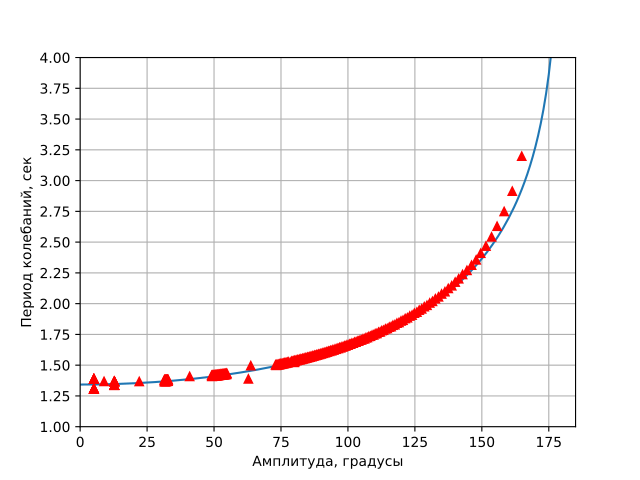

This figure's Python source:
import matplotlib.pyplot as plt
import pandas as pd
import numpy as np
import math as m
import scipy.special

fig1 = plt.figure()

tps = 1193180
T0 = 1.342520569365
sz = 0.005261593826

def elliptic(x):
    print(x)
    a0 = 1/m.sqrt(2-x**2)
    b0 = m.sqrt(2-a0**2)
    while True:
        a1 = (a0+b0)/2
        b1 = m.sqrt(a0*b0)
        if(abs(a0-a1) < 0.001 and abs(b0-b1) < 0.001):
            print(1/m.sqrt(2-x**2)/a1)
            return 1/m.sqrt(2-x**2)/a1
        else:
            a0 = a1
            b0 = b1

data = pd.read_csv("exp3.csv")
dT = data["dT"]/tps
dTs = np.roll(dT, -1);

#ampl = 180/np.pi*2*np.asin(sz/dT/2)
ampl = 180/np.pi*2*np.asin(np.sqrt((sz/dT+sz/dTs)**2/16))

plt.axis((0, 185, 1.0, 4))
plt.grid(visible=True)
plt.errorbar(ampl, data["T"]/tps, 0, 0, fmt="r^")

teor_x = np.arange(0, 179, 1)
teor_y = T0*teor_x #(1+(teor_x/140*np.pi/4)**2+11/12*(teor_x/140*np.pi/4)**4)

plt.xlabel("Амплитуда, градусы");
plt.ylabel("Период колебаний, сек");
plt.yticks(np.arange(1.0, 4.25, 0.25))

for i in range(teor_y.size):
    #teor_y[i] = T0*elliptic(m.sin(float(teor_x[i]/180*m.pi)/2)**2)
    teor_y[i] = T0*2/np.pi*scipy.special.ellipk(m.sin(float(teor_x[i]/180*m.pi)/2)**2)
    print(teor_y[i])

plt.plot(teor_x, teor_y)
plt.savefig("plot3.pdf")

fig2 = plt.figure()

plt.axis((0, 185, -0.05, 0.05))
plt.xlabel("Амплитуда, градусы");
plt.ylabel("Отклоненение между теорией и измерениями, сек");
plt.yticks(np.arange(-0.05, 0.05, 0.01))

ter2_y = T0*2/np.pi*scipy.special.ellipk(np.sin(ampl/180*np.pi/2)**2)
plt.errorbar(ampl, data["T"]/tps-ter2_y, 0, 0, fmt="yo", markersize=1)
plt.savefig("plot3_1.pdf")

print(data)
plt.show()
